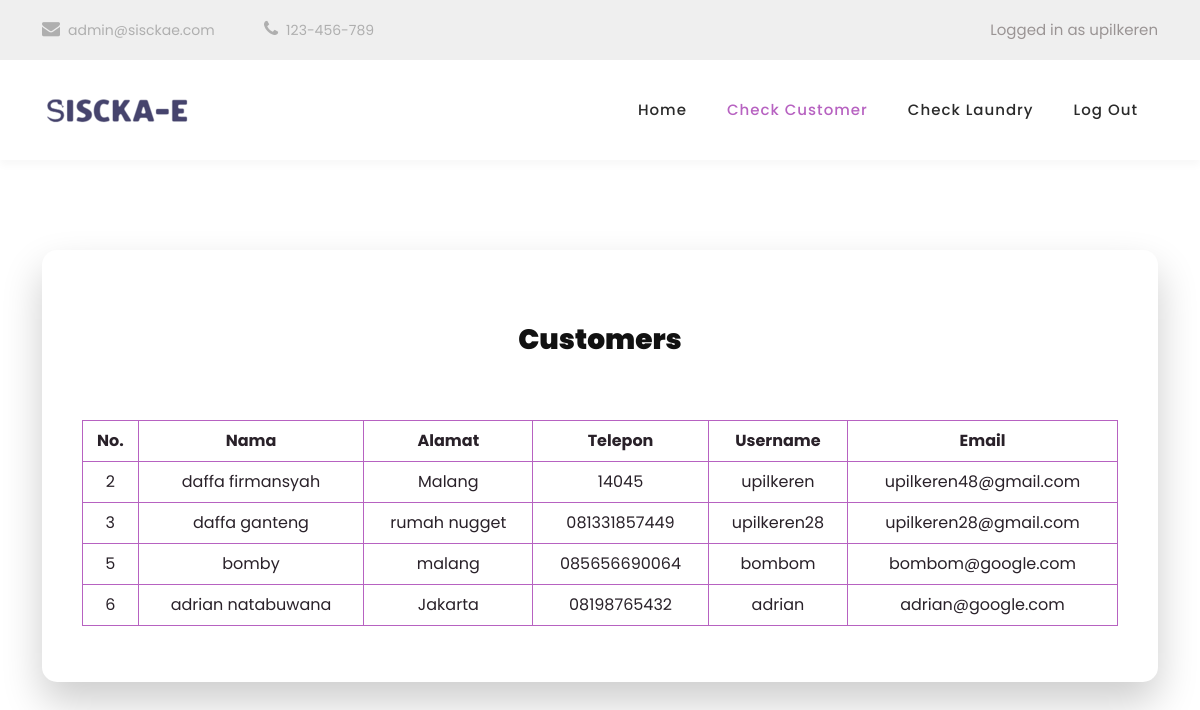
The page /admin/admin-check-customer.php (signed in) on the database its author committed.
### tables this page shows
CREATE TABLE `pelanggan` (
  `pelanggan_id` int(10) NOT NULL,
  `nama` varchar(255) NOT NULL,
  `username` varchar(255) NOT NULL,
  `password` varchar(255) NOT NULL,
  `alamat` varchar(255) NOT NULL,
  `telepon` varchar(255) NOT NULL,
  `email` varchar(255) NOT NULL,
  `new_user` tinyint(1) DEFAULT NULL
);

### admin/admin-get-customer.php (the view)
<?php
    require_once("../connector.php");
    $get_customer = "SELECT * FROM pelanggan WHERE pelanggan_id != 1";
    $stmt = $db->query($get_customer);
?>
<table class="table table-bordered" style="text-align:center">
    <tr>
        <th>No.</th>
        <th>Nama</th>
        <th>Alamat</th>
        <th>Telepon</th>
        <th>Username</th>
        <th>Email</th>
    </tr>
    <?php while ($row = $stmt->fetch(PDO::FETCH_ASSOC)) : ?>
        <tr>
            <td><?php echo htmlspecialchars($row['pelanggan_id']) ?></td>
            <td><?php echo htmlspecialchars($row['nama']) ?></td>
            <td><?php echo htmlspecialchars($row['alamat']) ?></td>
            <td><?php echo htmlspecialchars($row['telepon']) ?></td>
            <td><?php echo htmlspecialchars($row['username']) ?></td>
            <td><?php echo htmlspecialchars($row['email']) ?></td>
        </tr>
    <?php endwhile; ?>
</table>

### css/style.css (style rules this page uses)
html, body, div, span, applet, object, iframe, h1, h2, h3, h4, h5, h6, p, blockquote, div pre, a, abbr, acronym, address, big, cite, code, del, dfn, em, font, img, ins, kbd, q, s, samp, small, strike, strong, sub, sup, tt, var, b, u, i, center, dl, dt, dd, ol, ul, li, figure, header, nav, section, article, aside, footer, figcaption { margin: 0; padding: 0; border: 0; outline: 0; }
* { box-sizing: border-box; }
html, body { font-family: 'Poppins', sans-serif; font-weight: 400; background-color: #fff; -ms-text-size-adjust: 100%; -webkit-font-smoothing: antialiased; -moz-osx-font-smoothing: grayscale; }
html, body { background: #fff; font-family: 'Poppins', sans-serif; }
section.order-laundry #cart table { border-radius: 15px 15px 15px 15px; }

### rows shown on the page
pelanggan: pelanggan_id "2", nama "daffa firmansyah", alamat "Malang", telepon "14045", username "upilkeren", email "upilkeren48@gmail.com"
pelanggan: pelanggan_id "3", nama "daffa ganteng", alamat "rumah nugget", telepon "081331857449", username "upilkeren28", email "upilkeren28@gmail.com"
pelanggan: pelanggan_id "5", nama "bomby", alamat "malang", telepon "085656690064", username "bombom", email "bombom@google.com"
pelanggan: pelanggan_id "6", nama "adrian natabuwana", alamat "Jakarta", telepon "08198765432", username "adrian", email "adrian@google.com"

### other values the page prints
$profile_username "upilkeren"
